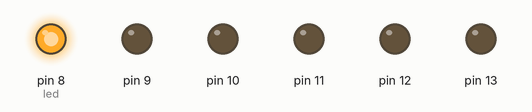
Bench run of a sketch on a simulated Arduino Uno, built with avr-gcc and run on an emulated ATmega328P. Parts: output pins drawn as LEDs (lit = HIGH).

Above: at 0.2 s.
At 1.2 s:
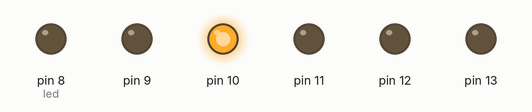
At 1.7 s:
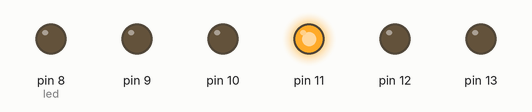
At 2.2 s:
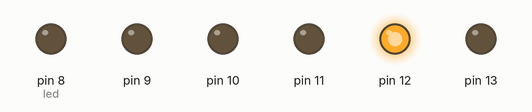
At 3.7 s:
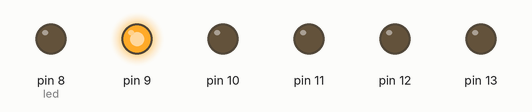
At 5.8 s:
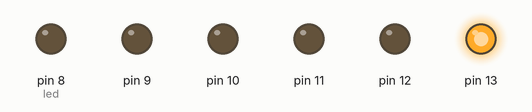
Timing chart, 0 to 7.0 s (numbered marks = the images above):
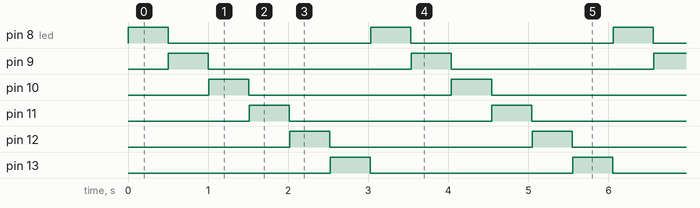

The sketch:

partA.ino
```cpp
/*

    Lab 3 - Part A
    Samuel Volk, 2014

    This sketch blinks 6 LEDs one way using if statements.

*/

// create a counter to keep track of which pin to use
int led = 8;

// SETUP
void setup()
{
    // set pins 8 through 13 as outputs
    pinMode(13, OUTPUT);
    pinMode(12, OUTPUT);
    pinMode(11, OUTPUT);
    pinMode(10, OUTPUT);
    pinMode(9, OUTPUT);
    pinMode(8, OUTPUT);
}

// LOOP
void loop()
{
    // turn on the current LED
    digitalWrite(led, HIGH);
    // wait half a second
    delay(500);
    // turn off the LED
    digitalWrite(led, LOW);
    delay(5);

    // increment the counter
    led++;

    // if the next LED doesn't exist...
    if (led > 13)
    {
        // ...reset the current LED back to the start
        led = 8;
    }
}
```

Measured:
- by itself, pin 8 (led), pin 9–13: alternates HIGH for 0.50 s and LOW for 2.5 s
- by itself, everything shown: repeats every 3.0 s, in 12 steps
